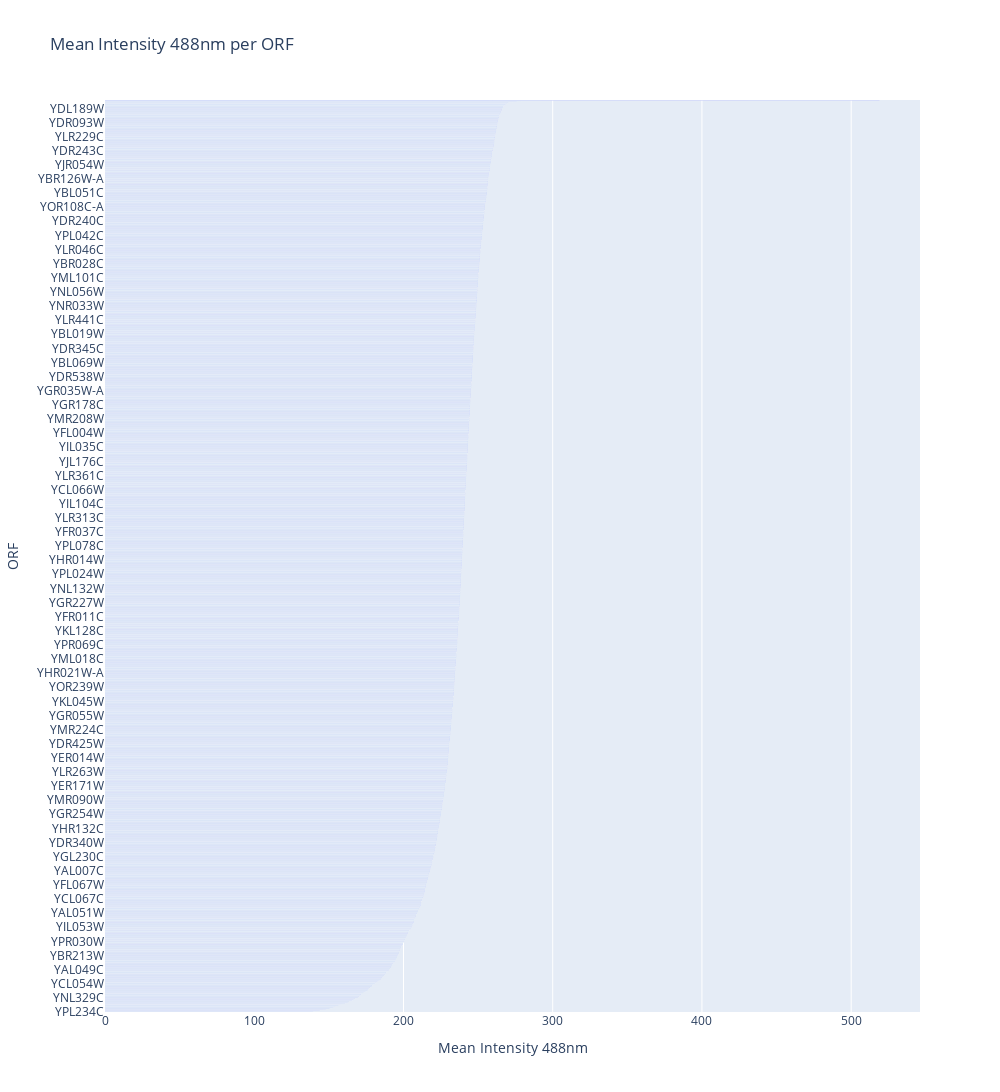

Write notebook code for a chart like this one.
### Markdown cell above
## Visualize strain data for comparison

### Code cell
fig = px.bar(avg_df_sorted_488, y="ORF", x='Mean Intensity 488nm', title='Mean Intensity 488nm per ORF')
fig.update_layout(autosize=False, width=1000, height=1500)

fig.show();

### Figure 1 — Plotly figure (JSON) as saved in the notebook; plotly's stock layout.template omitted (floating-point values rounded to 4 significant figures; data arrays with more than 128 entries replaced by an {"elided": "..."} marker saying what was removed)
{"data": [{"alignmentgroup": "True", "hovertemplate": "Mean Intensity 488nm=%{x}<br>ORF=%{y}<extra></extra>", "legendgroup": "", "marker": {"color": "#636efa", "pattern": {"shape": ""}}, "name": "", "offsetgroup": "", "orientation": "h", "showlegend": false, "textposition": "auto", "type": "bar", "x": {"elided": "4974 float values"}, "xaxis": "x", "y": {"elided": "4974 str values"}, "yaxis": "y"}], "layout": {"autosize": false, "barmode": "relative", "height": 1500, "legend": {"tracegroupgap": 0}, "title": {"text": "Mean Intensity 488nm per ORF"}, "width": 1000, "xaxis": {"anchor": "y", "domain": [0, 1], "title": {"text": "Mean Intensity 488nm"}}, "yaxis": {"anchor": "x", "domain": [0, 1], "title": {"text": "ORF"}}}}
